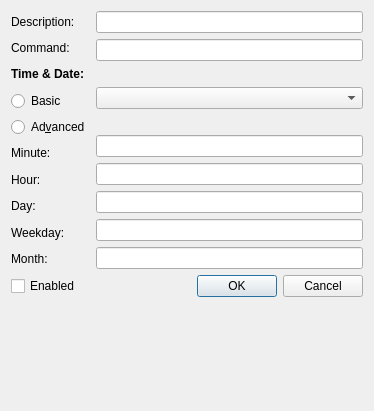
<?xml version="1.0" encoding="UTF-8"?>
<ui version="4.0">
 <class>TaskDialog</class>
 <widget class="QWidget" name="TaskDialog">
  <property name="geometry">
   <rect>
    <x>0</x>
    <y>0</y>
    <width>374</width>
    <height>411</height>
   </rect>
  </property>
  <property name="windowTitle">
   <string>Dialog</string>
  </property>
  <layout class="QVBoxLayout" name="verticalLayout">
   <item>
    <layout class="QHBoxLayout" name="horizontalLayout">
     <item>
      <layout class="QVBoxLayout" name="verticalLayout_1">
       <item>
        <widget class="QLabel" name="label">
         <property name="text">
          <string>Description:</string>
         </property>
        </widget>
       </item>
       <item>
        <widget class="QLabel" name="label_2">
         <property name="text">
          <string>Command:</string>
         </property>
        </widget>
       </item>
       <item>
        <widget class="QLabel" name="label_3">
         <property name="text">
          <string>&lt;html&gt;&lt;head/&gt;&lt;body&gt;&lt;p&gt;&lt;b&gt;Time &amp;amp; Date:&lt;/b&gt;&lt;/p&gt;&lt;/body&gt;&lt;/html&gt;</string>
         </property>
        </widget>
       </item>
       <item>
        <widget class="QRadioButton" name="radioBasic">
         <property name="text">
          <string>Basic</string>
         </property>
        </widget>
       </item>
       <item>
        <widget class="QRadioButton" name="radioAdvanced">
         <property name="text">
          <string>Ad&amp;vanced</string>
         </property>
        </widget>
       </item>
       <item>
        <widget class="QLabel" name="label_4">
         <property name="text">
          <string>Minute:</string>
         </property>
        </widget>
       </item>
       <item>
        <widget class="QLabel" name="label_5">
         <property name="text">
          <string>Hour:</string>
         </property>
        </widget>
       </item>
       <item>
        <widget class="QLabel" name="label_6">
         <property name="text">
          <string>Day:</string>
         </property>
        </widget>
       </item>
       <item>
        <widget class="QLabel" name="label_7">
         <property name="text">
          <string>Weekday:</string>
         </property>
        </widget>
       </item>
       <item>
        <widget class="QLabel" name="label_8">
         <property name="text">
          <string>Month:</string>
         </property>
        </widget>
       </item>
      </layout>
     </item>
     <item>
      <layout class="QVBoxLayout" name="verticalLayout_2">
       <item>
        <widget class="QLineEdit" name="commentEdit">
         <property name="minimumSize">
          <size>
           <width>250</width>
           <height>0</height>
          </size>
         </property>
         <property name="clearButtonEnabled">
          <bool>true</bool>
         </property>
        </widget>
       </item>
       <item>
        <widget class="QLineEdit" name="commandEdit">
         <property name="clearButtonEnabled">
          <bool>true</bool>
         </property>
        </widget>
       </item>
       <item>
        <widget class="QLabel" name="label_">
         <property name="text">
          <string/>
         </property>
        </widget>
       </item>
       <item>
        <widget class="QComboBox" name="comboBox"/>
       </item>
       <item>
        <widget class="QLabel" name="label__">
         <property name="text">
          <string/>
         </property>
        </widget>
       </item>
       <item>
        <widget class="QLineEdit" name="editMinute"/>
       </item>
       <item>
        <widget class="QLineEdit" name="editHour"/>
       </item>
       <item>
        <widget class="QLineEdit" name="editDay"/>
       </item>
       <item>
        <widget class="QLineEdit" name="editWeekday"/>
       </item>
       <item>
        <widget class="QLineEdit" name="editMonth"/>
       </item>
      </layout>
     </item>
    </layout>
   </item>
   <item>
    <layout class="QHBoxLayout" name="horizontalLayout_2">
     <item>
      <widget class="QCheckBox" name="enabledCheckBox">
       <property name="text">
        <string>Enabled</string>
       </property>
      </widget>
     </item>
     <item>
      <widget class="QDialogButtonBox" name="buttonBox">
       <property name="orientation">
        <enum>Qt::Horizontal</enum>
       </property>
       <property name="standardButtons">
        <set>QDialogButtonBox::Cancel|QDialogButtonBox::Ok</set>
       </property>
      </widget>
     </item>
    </layout>
   </item>
   <item>
    <widget class="QLabel" name="errorLabel">
     <property name="text">
      <string/>
     </property>
    </widget>
   </item>
  </layout>
 </widget>
 <resources/>
 <connections/>
</ui>
